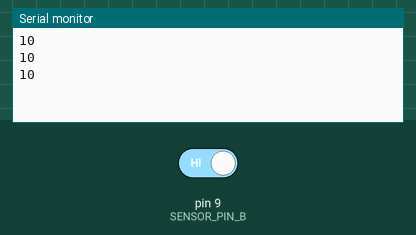
A sketch run on a simulated Arduino Uno, built with avr-gcc and run on an emulated ATmega328P. On the bench: the last lines printed to the serial monitor. The test bench sets the inputs (shaded band); at power-on: pin 9 (SENSOR_PIN_B) HIGH.

Above: at 1.2 s.
1.3 s: pin 9 (SENSOR_PIN_B) driven LOW
At 1.71 s:
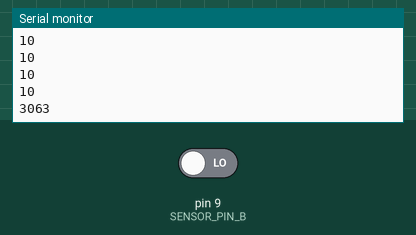
2.8 s: pin 9 (SENSOR_PIN_B) driven HIGH
At 3.21 s:
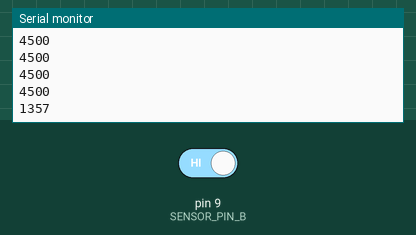
Timing chart, 0 to 5.8 s (numbered marks = the images above; inputs shaded):
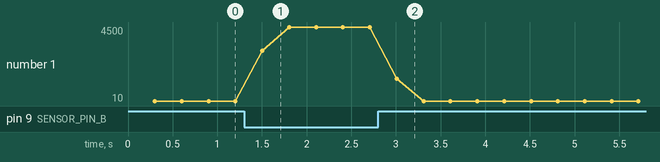

Measured:
- after the input at 1.3 s, the serial monitor: prints a new line after 0.20 s (image 1)
- after the input at 2.8 s, the serial monitor: prints a new line after 0.21 s (image 2)
- plotted number 1: 10 → 4500 after the input at 1.3 s

The sketch:

calibrateSensor.ino
```cpp
/*

CAPACITIVE TOUCH DEMO

This sketch prints the value of a capacitive sensor connected
between two pins of the Arduino.

It should be used to adjust the calibration of the sensor and to
understand the baseline values read when the sensor is "on" and "off".

Please refer to the CapacitiveSensor library for more info on its
builtin functionlities: https://playground.arduino.cc/Main/CapacitiveSensor/

*/

#include <CapacitiveSensor.h>

//---------------------------
// PINOUT
// plain resistor side
#define SENSOR_PIN_A 8
// side that your "sensor" is connected to
#define SENSOR_PIN_B 9

//---------------------------
// MATH VALUES
#define AVERAGE_COUNT 100

//---------------------------
// SENSOR INSTANTIATION
// defines how many sampels the sensor takes internally to computer capacitance
// will effect the amount of time required for a reading, but also the scale of values
#define SENSOR_RESOLUTION 30
// this is where we define our sensor
// make sure the "sensor" side of your sensor is the second argument, ie. SENSOR_PIN_B
CapacitiveSensor mySensor = CapacitiveSensor(SENSOR_PIN_A, SENSOR_PIN_B);

//---------------------------
// SETUP

void setup() {

  // start serial communications
  Serial.begin(9600);

  // turn off autocalibration for this sensor
  mySensor.set_CS_AutocaL_Millis(0xFFFFFFFF);

}

//---------------------------
// LOOP

void loop() {

  // a value to store our average
  long sensorSum = 0;

  // collect sensor values and sum them up t ocalcualte an average
  for(int i = 0; i < AVERAGE_COUNT; i++){
    long sensorValue =  mySensor.capacitiveSensor(SENSOR_RESOLUTION);
    sensorSum += sensorValue;
  }

  // get the average value of the sensor over AVERAGE_COUNT samples
  long sensorAverage = sensorSum / AVERAGE_COUNT;

  // prin the values
  Serial.println(sensorAverage);

}
```
